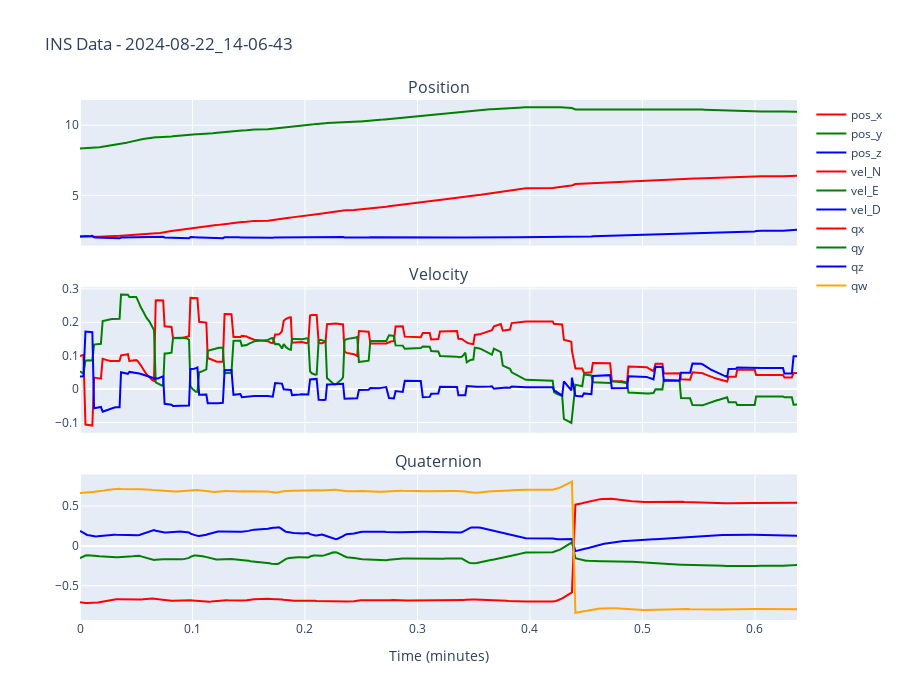

The notebook cell this image was saved under:
### Code cell
# 🧭 INS DATA VISUALIZATION
# =========================

print("🧭 Creating INS (Inertial Navigation System) visualizations...")

# Plot INS data (position, velocity, orientation)
if 'ins' in analyzer.available_sensors:
    
    # Select variables to plot
    ins_variables = ['position', 'velocity', 'quaternion']
    
    if BAG_SELECTION:
        print(f"📊 Plotting INS data for bag: {BAG_SELECTION}")
        analyzer.plot_ins_data(BAG_SELECTION, variables=ins_variables, 
                             interactive=(PLOT_STYLE == "interactive"))
    else:
        # Plot for first available bag
        first_bag = analyzer.available_bags[0] if analyzer.available_bags else None
        if first_bag:
            print(f"📊 Plotting INS data for bag: {first_bag}")
            analyzer.plot_ins_data(first_bag, variables=ins_variables,
                                 interactive=(PLOT_STYLE == "interactive"))
    
    print("✅ INS data plots complete!")
    
else:
    print("⚠️  No INS data available")

### Figure 1 — Plotly figure (JSON) as saved in the notebook; plotly's stock layout.template omitted (floating-point values rounded to 4 significant figures; data arrays with more than 128 entries replaced by an {"elided": "..."} marker saying what was removed)
{"data": [{"line": {"color": "red"}, "name": "pos_x", "type": "scatter", "x": {"elided": "366 float values"}, "xaxis": "x", "y": {"elided": "366 float values"}, "yaxis": "y"}, {"line": {"color": "green"}, "name": "pos_y", "type": "scatter", "x": {"elided": "366 float values"}, "xaxis": "x", "y": {"elided": "366 float values"}, "yaxis": "y"}, {"line": {"color": "blue"}, "name": "pos_z", "type": "scatter", "x": {"elided": "366 float values"}, "xaxis": "x", "y": {"elided": "366 float values"}, "yaxis": "y"}, {"line": {"color": "red"}, "name": "vel_N", "type": "scatter", "x": {"elided": "366 float values"}, "xaxis": "x2", "y": {"elided": "366 float values"}, "yaxis": "y2"}, {"line": {"color": "green"}, "name": "vel_E", "type": "scatter", "x": {"elided": "366 float values"}, "xaxis": "x2", "y": {"elided": "366 float values"}, "yaxis": "y2"}, {"line": {"color": "blue"}, "name": "vel_D", "type": "scatter", "x": {"elided": "366 float values"}, "xaxis": "x2", "y": {"elided": "366 float values"}, "yaxis": "y2"}, {"line": {"color": "red"}, "name": "qx", "type": "scatter", "x": {"elided": "366 float values"}, "xaxis": "x3", "y": {"elided": "366 float values"}, "yaxis": "y3"}, {"line": {"color": "green"}, "name": "qy", "type": "scatter", "x": {"elided": "366 float values"}, "xaxis": "x3", "y": {"elided": "366 float values"}, "yaxis": "y3"}, {"line": {"color": "blue"}, "name": "qz", "type": "scatter", "x": {"elided": "366 float values"}, "xaxis": "x3", "y": {"elided": "366 float values"}, "yaxis": "y3"}, {"line": {"color": "orange"}, "name": "qw", "type": "scatter", "x": {"elided": "366 float values"}, "xaxis": "x3", "y": {"elided": "366 float values"}, "yaxis": "y3"}], "layout": {"annotations": [{"font": {"size": 16}, "showarrow": false, "text": "Position", "x": 0.5, "xanchor": "center", "xref": "paper", "y": 1, "yanchor": "bottom", "yref": "paper"}, {"font": {"size": 16}, "showarrow": false, "text": "Velocity", "x": 0.5, "xanchor": "center", "xref": "paper", "y": 0.64, "yanchor": "bottom", "yref": "paper"}, {"font": {"size": 16}, "showarrow": false, "text": "Quaternion", "x": 0.5, "xanchor": "center", "xref": "paper", "y": 0.28, "yanchor": "bottom", "yref": "paper"}], "height": 700, "hovermode": "x unified", "title": {"text": "INS Data - 2024-08-22_14-06-43"}, "xaxis": {"anchor": "y", "domain": [0, 1], "matches": "x3", "showticklabels": false}, "xaxis2": {"anchor": "y2", "domain": [0, 1], "matches": "x3", "showticklabels": false}, "xaxis3": {"anchor": "y3", "domain": [0, 1], "title": {"text": "Time (minutes)"}}, "yaxis": {"anchor": "x", "domain": [0.72, 1]}, "yaxis2": {"anchor": "x2", "domain": [0.36, 0.64]}, "yaxis3": {"anchor": "x3", "domain": [0, 0.28]}}}
